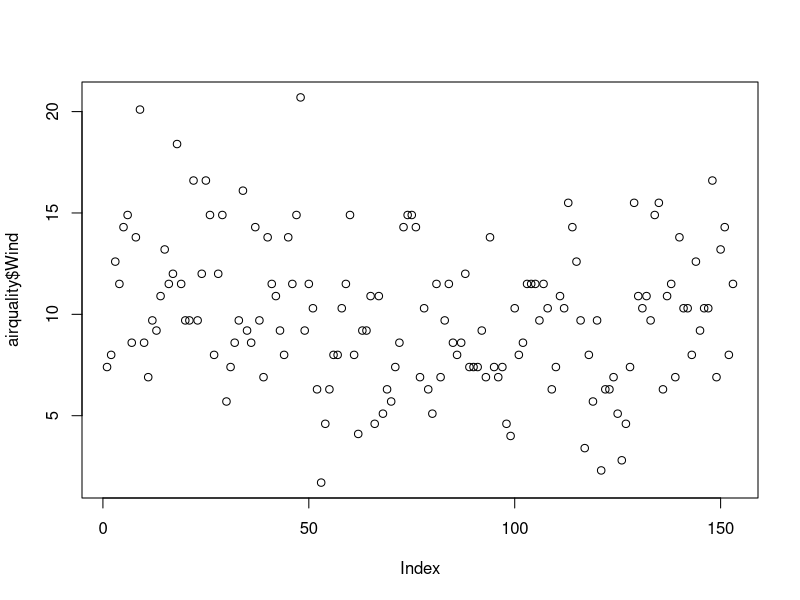
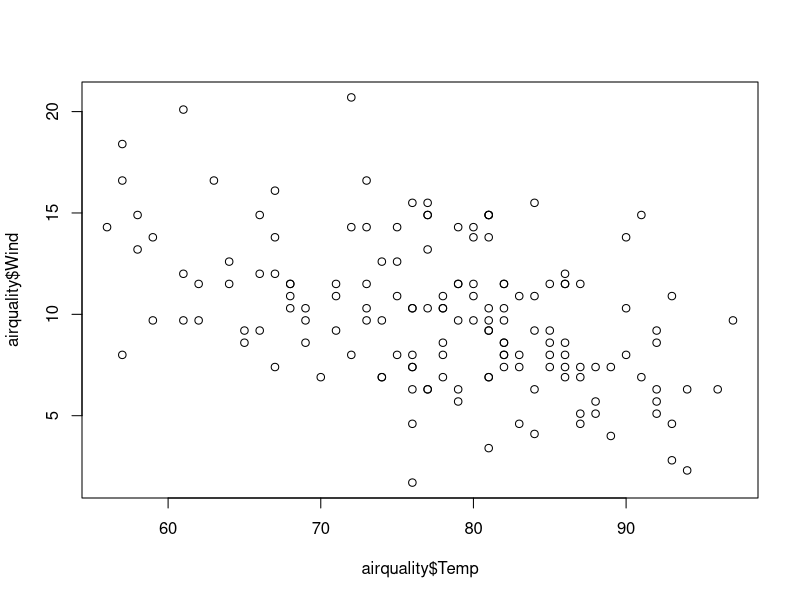
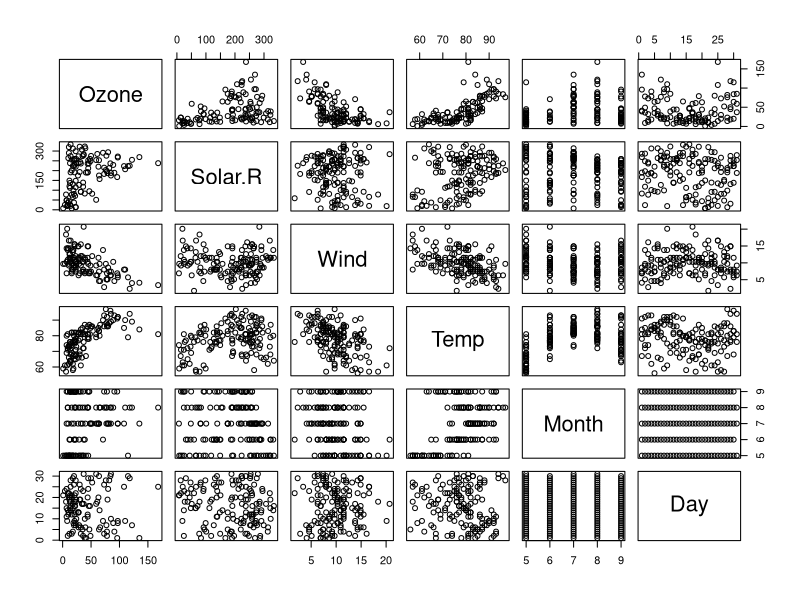
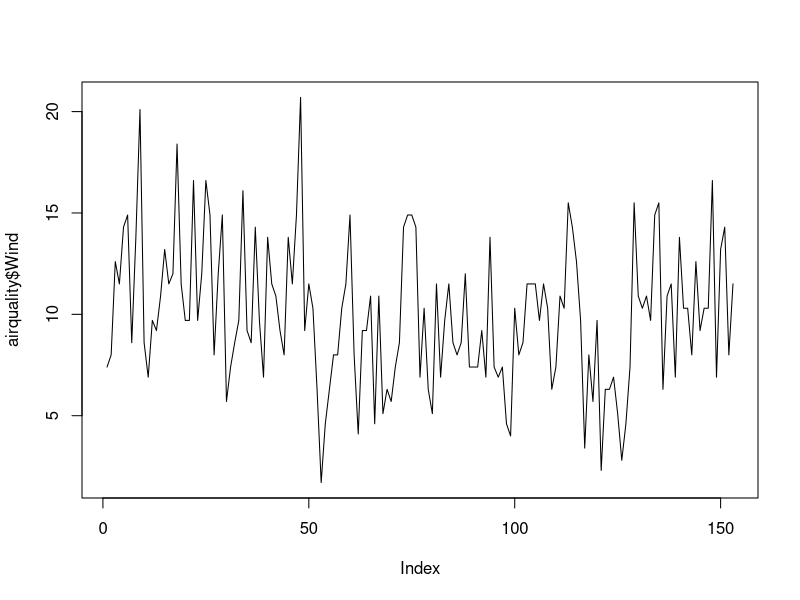
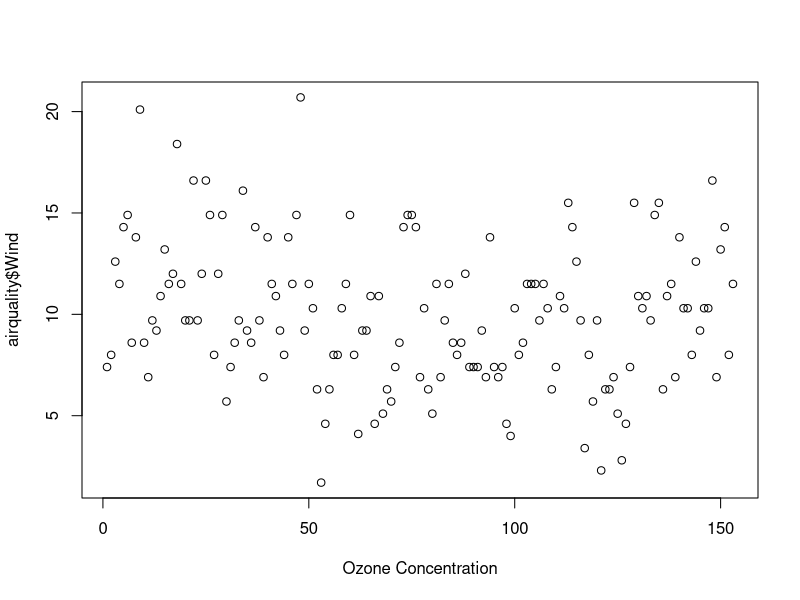
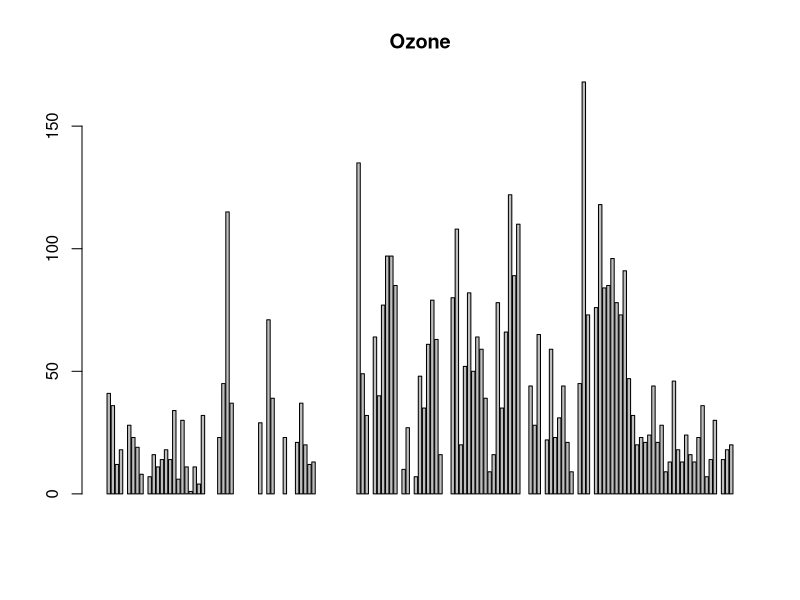
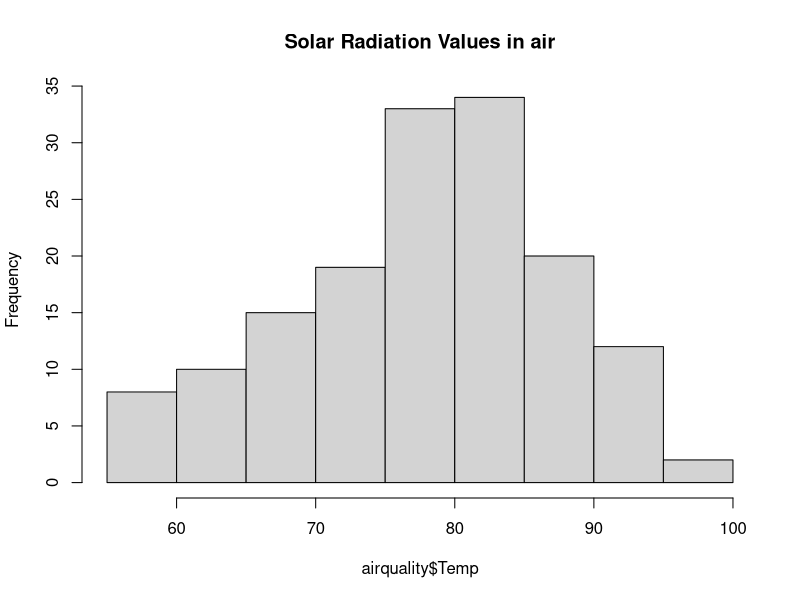

These figures' R source, in order:
airquality <- datasets::airquality
####Top 10 rows and last 10 rows
head(airquality,10)
tail(airquality,10)
######Columns
airquality[,c(1,2)]
df<-airquality[,-6]
airquality$Temp
summary(airquality$Ozone)
summary(airquality)
summary(airquality$Wind)
plot(airquality$Wind)
plot(airquality$Temp,airquality$Wind,type="p")
plot(airquality)
plot(airquality$Wind,type="l")     
plot(airquality$Wind, xlab = 'Ozone Concentration')
barplot(airquality$Ozone,main = 'Ozone')
hist(airquality$Temp,main = 'Solar Radiation Values in air')
